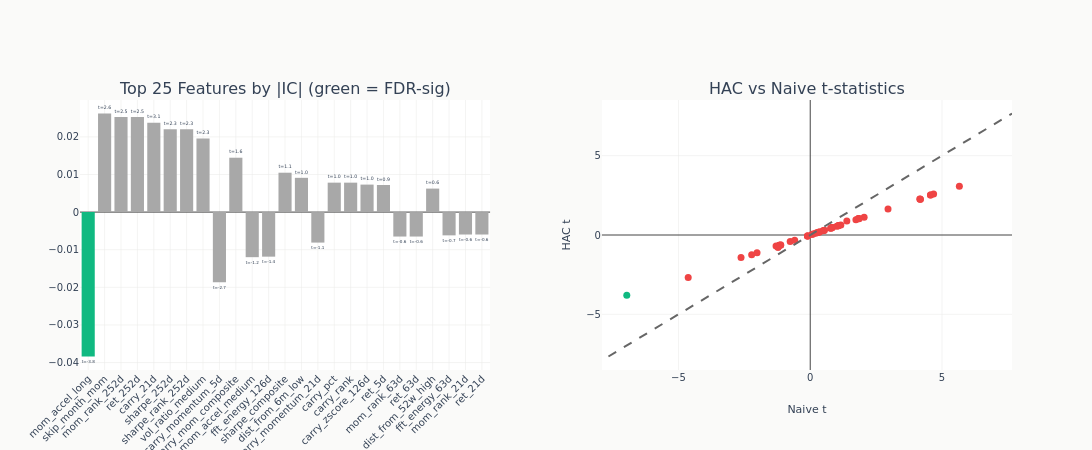

The notebook cell this image was saved under:
### Code cell
# Top features by absolute IC
top_n = min(25, len(eval_summary))
top = eval_summary.head(top_n)

fig = make_subplots(
    rows=1,
    cols=2,
    subplot_titles=[
        f"Top {top_n} Features by |IC| (green = FDR-sig)",
        "HAC vs Naive t-statistics",
    ],
    horizontal_spacing=0.12,
)

# Panel 1: IC bar chart
colors = [COLORS["positive"] if s else GRAY_FILLS["muted"] for s in top["fdr_sig"].to_list()]
fig.add_trace(
    go.Bar(
        x=top["feature"].to_list(),
        y=top["ic_mean"].to_list(),
        marker_color=colors,
        text=[f"t={t:.1f}" for t in top["hac_t"].to_list()],
        textposition="outside",
        showlegend=False,
    ),
    row=1,
    col=1,
)

# Panel 2: HAC vs naive t-statistic scatter
fig.add_trace(
    go.Scatter(
        x=eval_summary["naive_t"].to_list(),
        y=eval_summary["hac_t"].to_list(),
        mode="markers",
        marker=dict(
            color=[
                COLORS["positive"] if s else COLORS["negative"]
                for s in eval_summary["fdr_sig"].to_list()
            ],
            size=7,
        ),
        text=eval_summary["feature"].to_list(),
        showlegend=False,
    ),
    row=1,
    col=2,
)

# 45-degree reference line
max_t = (
    max(
        eval_summary["naive_t"].cast(pl.Float64, strict=False).abs().max() or 1.0,
        eval_summary["hac_t"].cast(pl.Float64, strict=False).abs().max() or 1.0,
    )
    * 1.1
)
fig.add_trace(
    go.Scatter(
        x=[-max_t, max_t],
        y=[-max_t, max_t],
        mode="lines",
        line=dict(dash="dash", color=GRAY_FILLS["border"]),
        showlegend=False,
    ),
    row=1,
    col=2,
)

fig.update_layout(template="ml4t", height=450, width=1100)
fig.update_xaxes(tickangle=-45, row=1, col=1)
fig.update_xaxes(title_text="Naive t", row=1, col=2)
fig.update_yaxes(title_text="HAC t", row=1, col=2)
fig.show()

### Figure 1 — Plotly figure (JSON) as saved in the notebook; plotly's stock layout.template omitted (floating-point values rounded to 4 significant figures)
{"data": [{"marker": {"color": ["#10b981", "#a8a8a8", "#a8a8a8", "#a8a8a8", "#a8a8a8", "#a8a8a8", "#a8a8a8", "#a8a8a8", "#a8a8a8", "#a8a8a8", "#a8a8a8", "#a8a8a8", "#a8a8a8", "#a8a8a8", "#a8a8a8", "#a8a8a8", "#a8a8a8", "#a8a8a8", "#a8a8a8", "#a8a8a8", "#a8a8a8", "#a8a8a8", "#a8a8a8", "#a8a8a8", "#a8a8a8"]}, "showlegend": false, "text": ["t=-3.8", "t=2.6", "t=2.5", "t=2.5", "t=3.1", "t=2.3", "t=2.3", "t=2.3", "t=-2.7", "t=1.6", "t=-1.2", "t=-1.4", "t=1.1", "t=1.0", "t=-1.1", "t=1.0", "t=1.0", "t=1.0", "t=0.9", "t=-0.6", "t=-0.6", "t=0.6", "t=-0.7", "t=-0.6", "t=-0.6"], "textposition": "outside", "type": "bar", "x": ["mom_accel_long", "skip_month_mom", "mom_rank_252d", "ret_252d", "carry_21d", "sharpe_252d", "sharpe_rank_252d", "vol_ratio_medium", "carry_momentum_5d", "carry_mom_composite", "mom_accel_medium", "fft_energy_126d", "sharpe_composite", "dist_from_6m_low", "carry_momentum_21d", "carry_pct", "carry_rank", "carry_zscore_126d", "ret_5d", "mom_rank_63d", "ret_63d", "dist_from_52w_high", "fft_energy_63d", "mom_rank_21d", "ret_21d"], "xaxis": "x", "y": [-0.03839, 0.02621, 0.02528, 0.02528, 0.02376, 0.02201, 0.02201, 0.01956, -0.01863, 0.01446, -0.01199, -0.01184, 0.01047, 0.00911, -0.008108, 0.00783, 0.00783, 0.007309, 0.007211, -0.006499, -0.006499, 0.006248, -0.006185, -0.005959, -0.005959], "yaxis": "y"}, {"marker": {"color": ["#10b981", "#ef4444", "#ef4444", "#ef4444", "#ef4444", "#ef4444", "#ef4444", "#ef4444", "#ef4444", "#ef4444", "#ef4444", "#ef4444", "#ef4444", "#ef4444", "#ef4444", "#ef4444", "#ef4444", "#ef4444", "#ef4444", "#ef4444", "#ef4444", "#ef4444", "#ef4444", "#ef4444", "#ef4444", "#ef4444", "#ef4444", "#ef4444", "#ef4444", "#ef4444", "#ef4444", "#ef4444", "#ef4444", "#ef4444", "#ef4444", "#ef4444", "#ef4444", "#ef4444", "#ef4444", "#ef4444", "#ef4444", "#ef4444", "#ef4444", "#ef4444", "#ef4444", "#ef4444", "#ef4444", "#ef4444", "#ef4444", "#ef4444", "#ef4444"], "size": 7}, "mode": "markers", "showlegend": false, "text": ["mom_accel_long", "skip_month_mom", "mom_rank_252d", "ret_252d", "carry_21d", "sharpe_252d", "sharpe_rank_252d", "vol_ratio_medium", "carry_momentum_5d", "carry_mom_composite", "mom_accel_medium", "fft_energy_126d", "sharpe_composite", "dist_from_6m_low", "carry_momentum_21d", "carry_pct", "carry_rank", "carry_zscore_126d", "ret_5d", "mom_rank_63d", "ret_63d", "dist_from_52w_high", "fft_energy_63d", "mom_rank_21d", "ret_21d", "momentum_composite", "sharpe_126d", "sharpe_rank_126d", "mom_accel_short", "curvature_rank", "curve_curvature_norm", "vol_21d", "ma_ratio_21", "rsi_14", "rsi_rank", "fft_spectral_energy", "fft_spectral_entropy", "vol_63d", "sharpe_21d", "vol_126d", "carry_zscore_63d", "sharpe_63d", "sharpe_rank_63d", "vol_yz_21d", "carry_mom_interaction", "ma_ratio_200", "mom_rank_126d", "ret_126d", "ma_ratio_50", "vol_ratio_short", "vr_63d"], "type": "scatter", "x": [-6.961, 4.682, 4.564, 4.564, 5.66, 4.179, 4.179, 4.157, -4.631, 2.952, -2.222, -2.626, 2.046, 1.734, -2.019, 1.834, 1.834, 1.853, 1.389, -1.174, -1.174, 1.162, -1.297, -1.12, -1.12, 1.077, 1.066, 1.066, 1.008, -1.222, -1.222, 0.787, 0.8083, 0.8349, 0.8349, -0.76, 0.7742, 0.515, -0.59, 0.4857, 0.5415, 0.3456, 0.3456, 0.2601, 0.284, 0.1959, -0.1039, -0.1039, -0.1018, 0.1056, 0.06358], "xaxis": "x2", "y": [-3.794, 2.579, 2.515, 2.515, 3.069, 2.255, 2.255, 2.265, -2.682, 1.645, -1.24, -1.415, 1.115, 0.9593, -1.125, 1.043, 1.043, 1.017, 0.8804, -0.6417, -0.6417, 0.6365, -0.6968, -0.631, -0.631, 0.5925, 0.5843, 0.5843, 0.5523, -0.7716, -0.7716, 0.4233, 0.4648, 0.4781, 0.4781, -0.4091, 0.4189, 0.2763, -0.3316, 0.261, 0.2992, 0.1874, 0.1874, 0.1397, 0.1568, 0.1071, -0.05707, -0.05707, -0.05626, 0.05883, 0.03446], "yaxis": "y2"}, {"line": {"color": "#666666", "dash": "dash"}, "mode": "lines", "showlegend": false, "type": "scatter", "x": [-7.657, 7.657], "xaxis": "x2", "y": [-7.657, 7.657], "yaxis": "y2"}], "layout": {"annotations": [{"font": {"size": 16}, "showarrow": false, "text": "Top 25 Features by |IC| (green = FDR-sig)", "x": 0.22, "xanchor": "center", "xref": "paper", "y": 1.0, "yanchor": "bottom", "yref": "paper"}, {"font": {"size": 16}, "showarrow": false, "text": "HAC vs Naive t-statistics", "x": 0.78, "xanchor": "center", "xref": "paper", "y": 1.0, "yanchor": "bottom", "yref": "paper"}], "height": 450, "width": 1100, "xaxis": {"anchor": "y", "domain": [0.0, 0.44], "tickangle": -45}, "xaxis2": {"anchor": "y2", "domain": [0.56, 1.0], "title": {"text": "Naive t"}}, "yaxis": {"anchor": "x", "domain": [0.0, 1.0]}, "yaxis2": {"anchor": "x2", "domain": [0.0, 1.0], "title": {"text": "HAC t"}}}}
